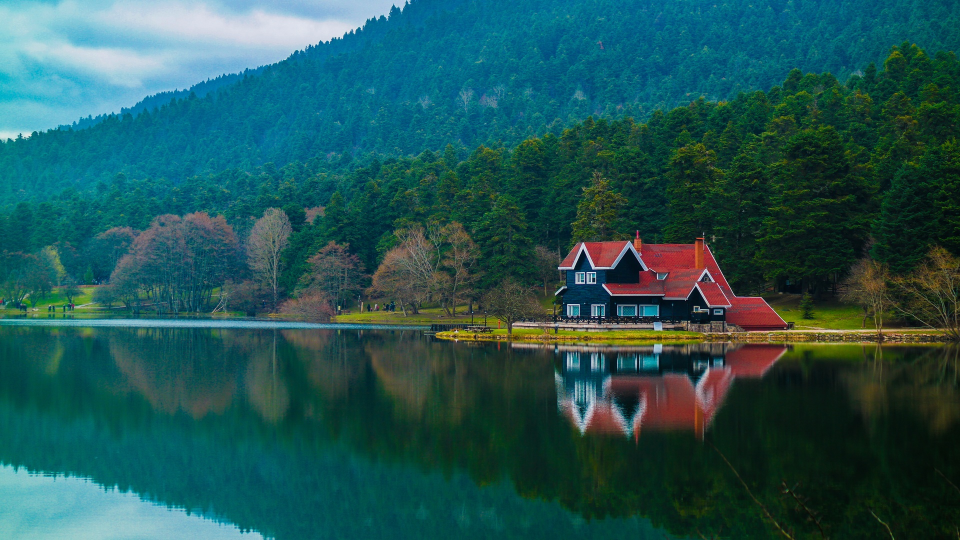
#> input picture images/image.jpg, 1920 x 1080 px, given in place of the camera (shown at 1/2 size)
$ jupyter execute Problem2.ipynb   (text cells are left out)
#> lines starting #> are read from the running program, lines starting #| are printed output that depends on the picture
[cell 1]
import cv2
import numpy as np
import matplotlib.pyplot as plt
import time

[cell 2]
# capturing video with default webcam.
cap = cv2.VideoCapture(0)
# time measure for fps.
start_time = time.perf_counter()
frame_count = 0


while cap.isOpened():
    # retrieve frame and response.
    ret, frame = cap.read()
#> frame is the input picture: shape (1080, 1920, 3); mean B, G, R 84.5, 84.6, 34.1
    if not ret:
        break
    # grayscale.
    gray_frame = cv2.cvtColor(frame, cv2.COLOR_BGR2GRAY)
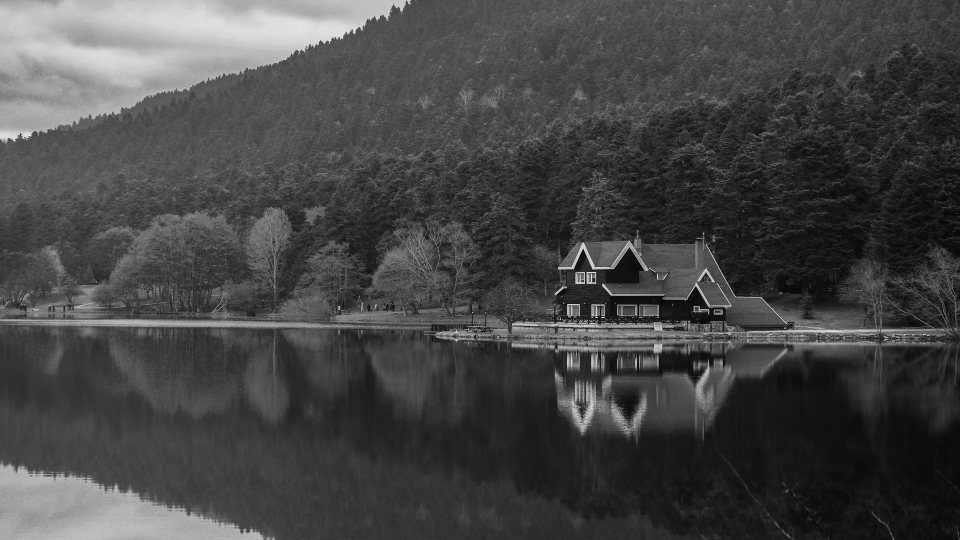
#> gray_frame: shape (1080, 1920) (shown at 1/2 size); min 3, max 251, mean 69.5
    # canny edges.
    edges = cv2.Canny(gray_frame, 25, 50)
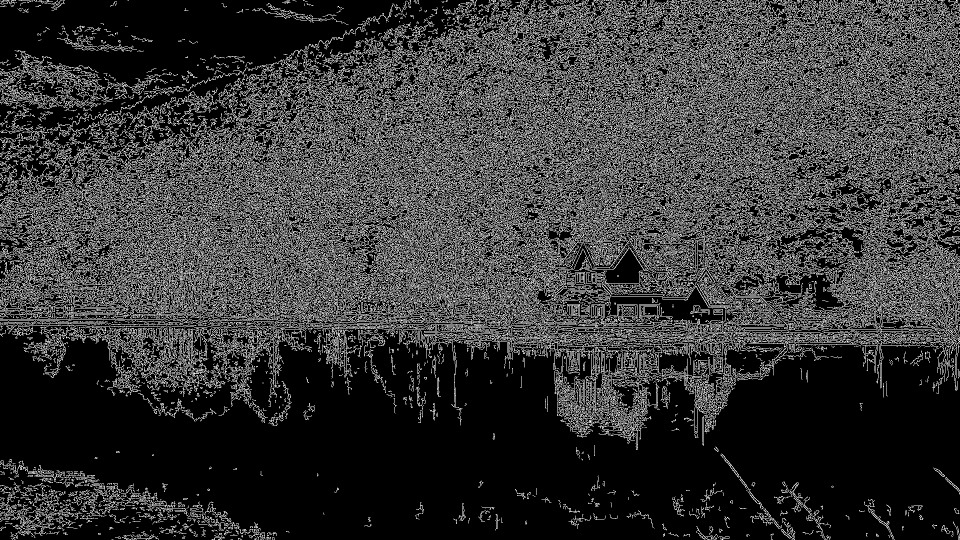
#> edges: shape (1080, 1920) (shown at 1/2 size); 21.8% white in thin lines or dots
    edges_bgr = cv2.cvtColor(edges, cv2.COLOR_GRAY2BGR)
#> edges_bgr: shape (1080, 1920, 3); 21.8% white in thin lines or dots

    # edge highlight.
    dimmed_frame = (frame * 0.3).astype(np.uint8)
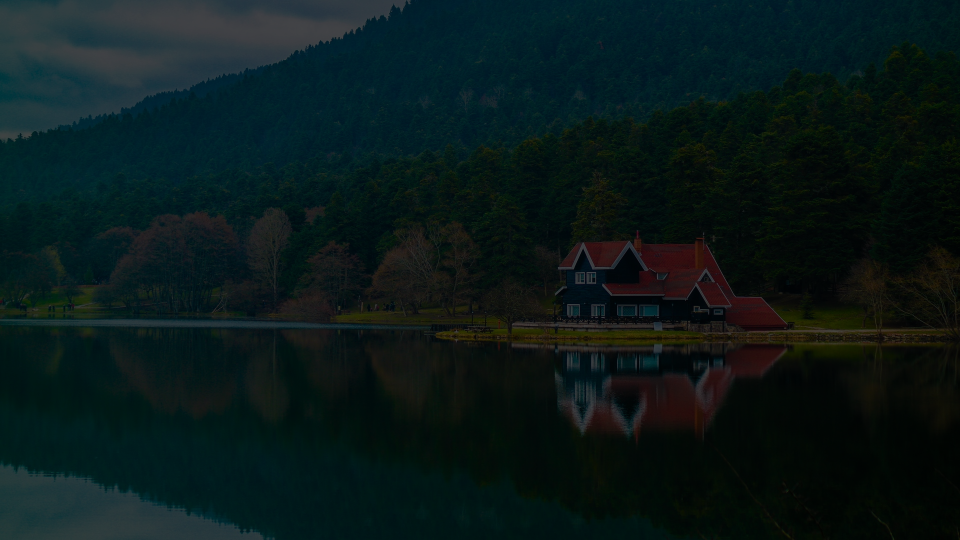
#> dimmed_frame: shape (1080, 1920, 3) (shown at 1/2 size); mean B, G, R 24.9, 24.9, 9.8
    dimmed_frame[edges > 0] = [255, 255, 255]
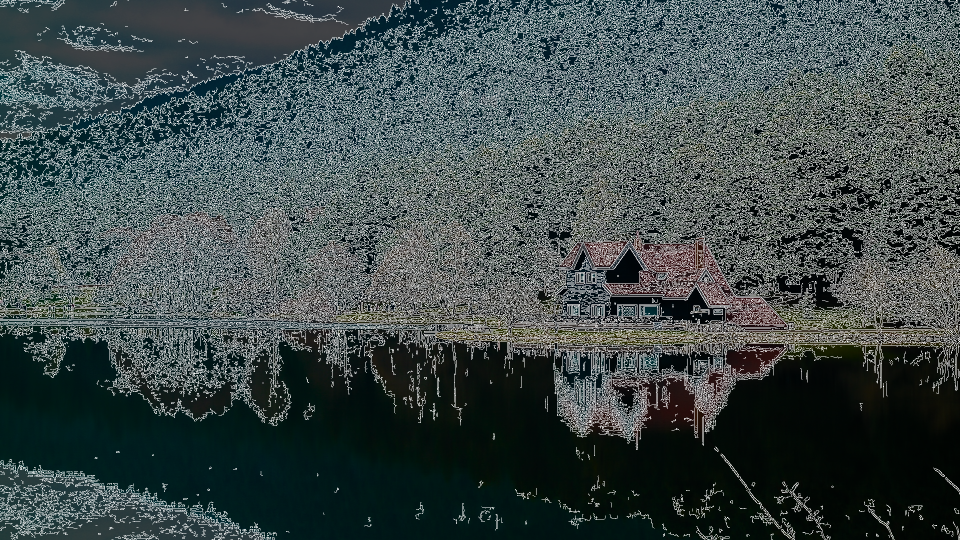
#> dimmed_frame: shape (1080, 1920, 3) (shown at 1/2 size); mean B, G, R 74.9, 74.9, 63.3

    # edge enhancement.
    edge_enhancement_factor = 0.4

    enhanced_frame = cv2.addWeighted(frame, 1-edge_enhancement_factor, edges_bgr, edge_enhancement_factor, 0)
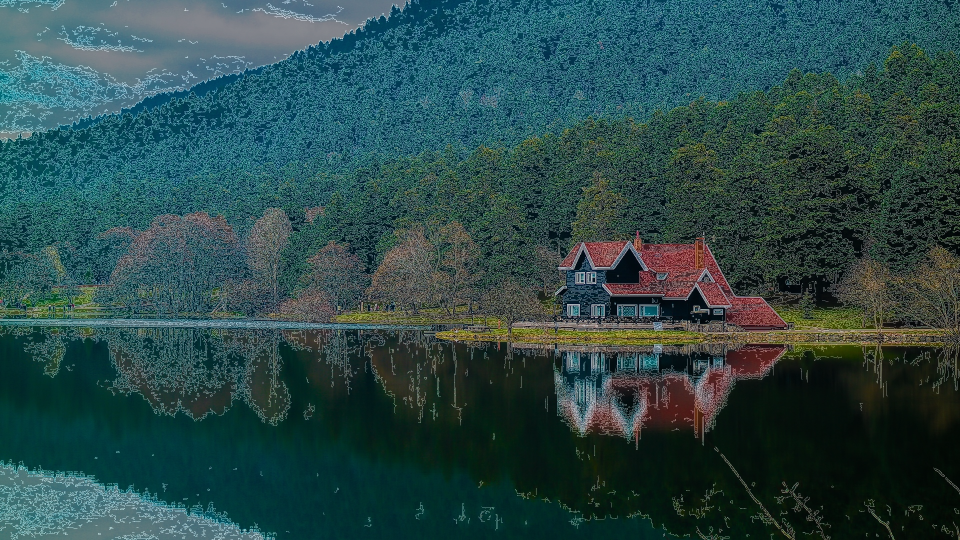
#> enhanced_frame: shape (1080, 1920, 3) (shown at 1/2 size); mean B, G, R 72.9, 73, 42.7
    # concatenated frames with labels.
    frames = cv2.hconcat([frame, dimmed_frame, enhanced_frame])
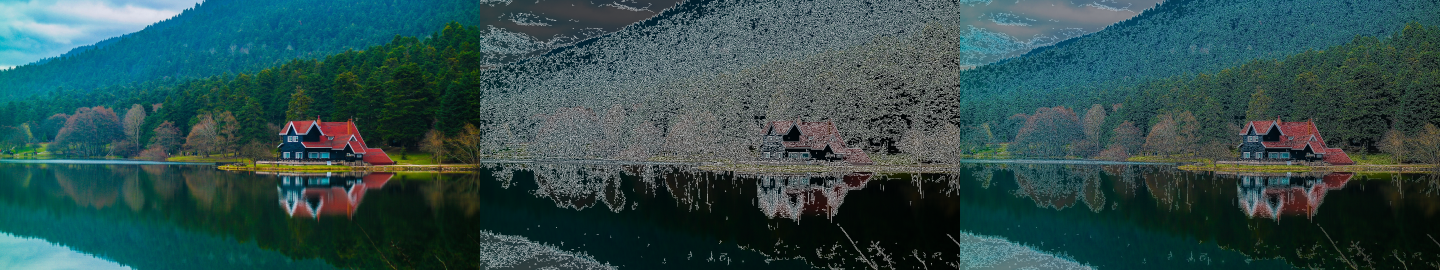
#> frames: shape (1080, 5760, 3) (shown at 1/4 size); mean B, G, R 77.4, 77.5, 46.7
    cv2.putText(frames, "Original", (10,30), cv2.FONT_HERSHEY_SIMPLEX, 1, (255, 255, 255), 1)
    cv2.putText(frames, "Masked", (650,30), cv2.FONT_HERSHEY_SIMPLEX, 1, (255, 255, 255), 1)
    cv2.putText(frames, "Edge-Enhanced", (1290,30), cv2.FONT_HERSHEY_SIMPLEX, 1, (255, 255, 255), 1)

    # calculating FPS and displaying per second.
    frame_count += 1
    current_time = time.perf_counter()
    elapsed = current_time - start_time
    if elapsed >= 1.0:
        fps = frame_count / elapsed
        frame_count = 0
        start_time = current_time


    cv2.putText(frames, f"{fps:.1f} FPS", (10,450), cv2.FONT_HERSHEY_SIMPLEX, 1, (255, 255, 255), 1)

    cv2.imshow("Frames", frames)

    #cv2.imshow("Original", frame)
    #cv2.imshow("Masked", dimmed_frame)
    #cv2.imshow("Edge-Enhanced", enhanced_frame)


    # script stop when hit q.
    if cv2.waitKey(1) & 0xFF == ord("q"):
#> (key q is pressed here)
        break

cap.release()
cv2.destroyAllWindows()
